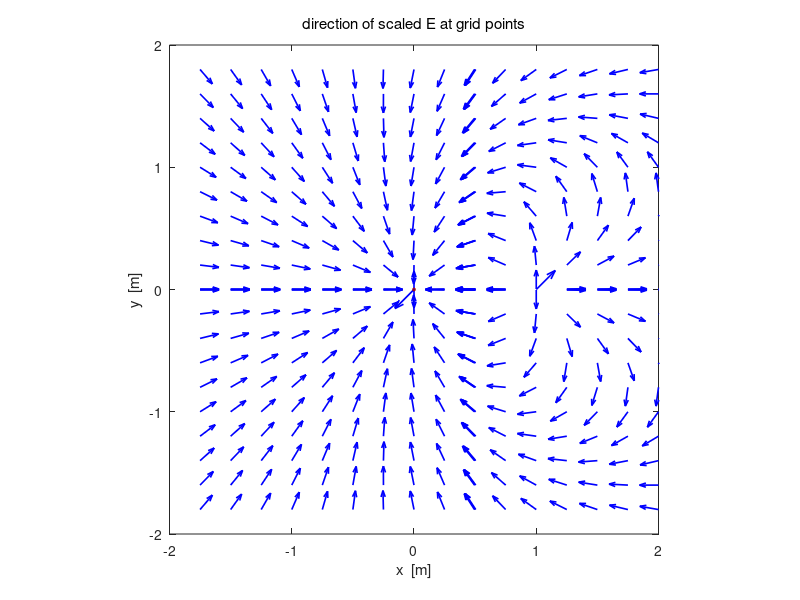

Here is the MATLAB script that generated this plot:
% cemVE04.m
% 8 april 2016
% Ian Cooper
% School of Physics, University of Sydney
% https://d-arora.github.io/Doing-Physics-With-Matlab/

% Potential and Electric Field in [2D] region
% 2 charges placesd along X axis
% Dipole / charges of the same charge / charges of different magnitudes
% For different charge distributions you need to modify the code for
     % figure 6 - need to adjust the starting postions of the streamlines
     % need more streamlines for the higer charge --> 
     % density of electric lines proportion to strength of electric field


clear all
close all
clc
tic

% INPUTS  ================================================================

% Number of grid point    [N = 10001]
   N = 1001;
   
% Charge  Q = [10, 0, 0, 0, 0] 
   Q = [-5, 2, 0, 0, 0] .* 1e-6;
   
% Radius of circular charged conductor;   
   a = 0.01;
   
% X & Y components of position of charges  [0, 0, 0, 0, 0]
   xC = [ 0,    1,  0.5, -0.5, 0];
   yC = [ 0,    0,    0,    0,   0];

% 5 random charges   uncomment to run the program for 5 random charges
%   Q = (1 + 9 .* rand(5,1)) .* 1e-6;
%   xC = -2 + 4 .* rand(5,1); 
%   yC = -2 + 4 .* rand(5,1); 

% constants
   eps0 = 8.854e-12;
   kC = 1/(4*pi*eps0);
   
% Dimensions of region / saturation levels
%   [dimensions of region -2 to 2 / minR = 1e-6 / Esat = 1e6 / Vsat = 1e6]
   minX = -2;  
   maxX =  3;
   minY = -2;
   maxY =  2;
   minR = 1e-6;
   minRx = 1e-6;
   minRy = 1e-6;
   Vsat = kC * max(abs(Q)) / a;
   Esat = kC * max(abs(Q)) / a^2;
   
% SETUP  =================================================================
   
  % fields
    V = zeros(N,N);
    Ex = zeros(N,N); Ey = zeros(N,N);
  % [2D] region
    x  = linspace(minX,maxX,N);
    y = linspace(minY, maxY,N);
    
  % color of charged object  +  red   /   - black
    col1 = [1 0 0];
    col2 = [0 0 0];
    %if Q(1) < 0; col1 = [0 0 0]; end;
        
  % grid positions
    [xG, yG] = meshgrid(x,y);


% CALCULATION: POTENTIAL & ELECTRIC FIELD ================================

for n = 1 : 2
   Rx = xG - xC(n);
   Ry = yG - yC(n);
   
   index = find(abs(Rx)+ abs(Ry) == 0); 
   Rx(index) = minRx;  Ry(index) = minRy;
   
   R = sqrt(Rx.^2 + Ry.^2);
   R(R==0) = minR;
   V = V + kC .* Q(n) ./ (R);
   
   R3 = R.^3;
   Ex = Ex + kC .* Q(n) .* Rx ./ R3;
   Ey = Ey + kC .* Q(n) .* Ry ./ R3;
end

   if max(max(V)) >=  Vsat; V(V > Vsat)  = Vsat; end;
   if min(min(V)) <= -Vsat; V(V < -Vsat) = -Vsat; end;

   E = sqrt(Ex.^2 + Ey.^2);
   if max(max(E)) >=  Esat; E(E >  Esat)  =  Esat; end;
   if min(min(E)) <= -Esat; E(E < -Esat)  = -Esat; end;
   
   if max(max(Ex)) >=  Esat; Ex(Ex >  Esat)  =  Esat; end;
   if min(min(Ex)) <= -Esat; Ex(Ex < -Esat)  = -Esat; end;
   
   if max(max(Ey)) >=  Esat; Ey(Ey >  Esat)  =  Esat; end;
   if min(min(Ey)) <= -Esat; Ey(Ey < -Esat)  = -Esat; end;
   

% GRAPHICS ===============================================================

%figure(1)
     set(gcf,'units','normalized','position',[0.73 0.1 0.23 0.32]); 
     hold on
     index1 = 51 : 50 : 951;
     index1 = [index1 500 502];
     index2 = index1;
          
     p1 = xG(index1, index2); p2 = yG(index1, index2);
     
     % scaling of electric field lines: unit length
        p3 = Ex(index1, index2)./(E(index1,index2));
        p4 = Ey(index1, index2)./(E(index1,index2));
     % no scaling of electric field lines
     %  p3 = Ex(index1, index2); p4 = Ey(index1, index2); 
     
     h = quiver(p1,p2,p3,p4,'autoscalefactor',0.8);
     set(h,'color',[0 0 1],'linewidth',1.2)
     
      hold on
      
      % charged conductors
      col = col1;
      if Q(1) < 0; col = col2; end;
      pos1 = [-a+xC(1), -a, 2*a, 2*a];
      h = rectangle('Position',pos1,'Curvature',[1,1]);
      set(h,'FaceColor',col,'EdgeColor',col);
      
      col = col1;
      if Q(2) < 0; col = col2; end;
      pos2 = [-a-xC(1), -a, 2*a, 2*a];
      h = rectangle('Position',pos2,'Curvature',[1,1]);
      set(h,'FaceColor',col,'EdgeColor',col);
     
     xlabel('x  [m]'); ylabel('y  [m]');
     title('direction of scaled E at grid points','fontweight','normal');
     
     set(gca,'xLim',[-2,2]); set(gca,'yLim', [-2, 2]);
     axis([-2 2 -2 2]);
     axis equal
     box on
 
     toc